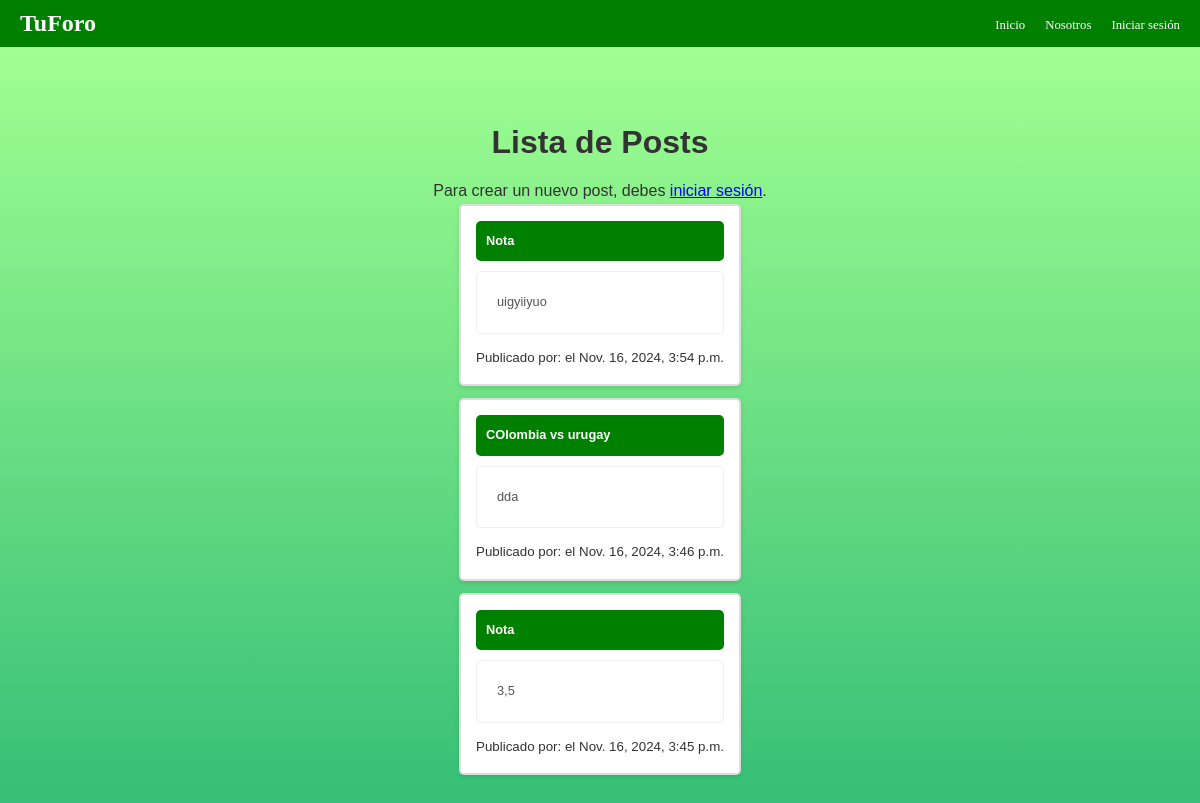
/, run on an earlier commit of the app's database.
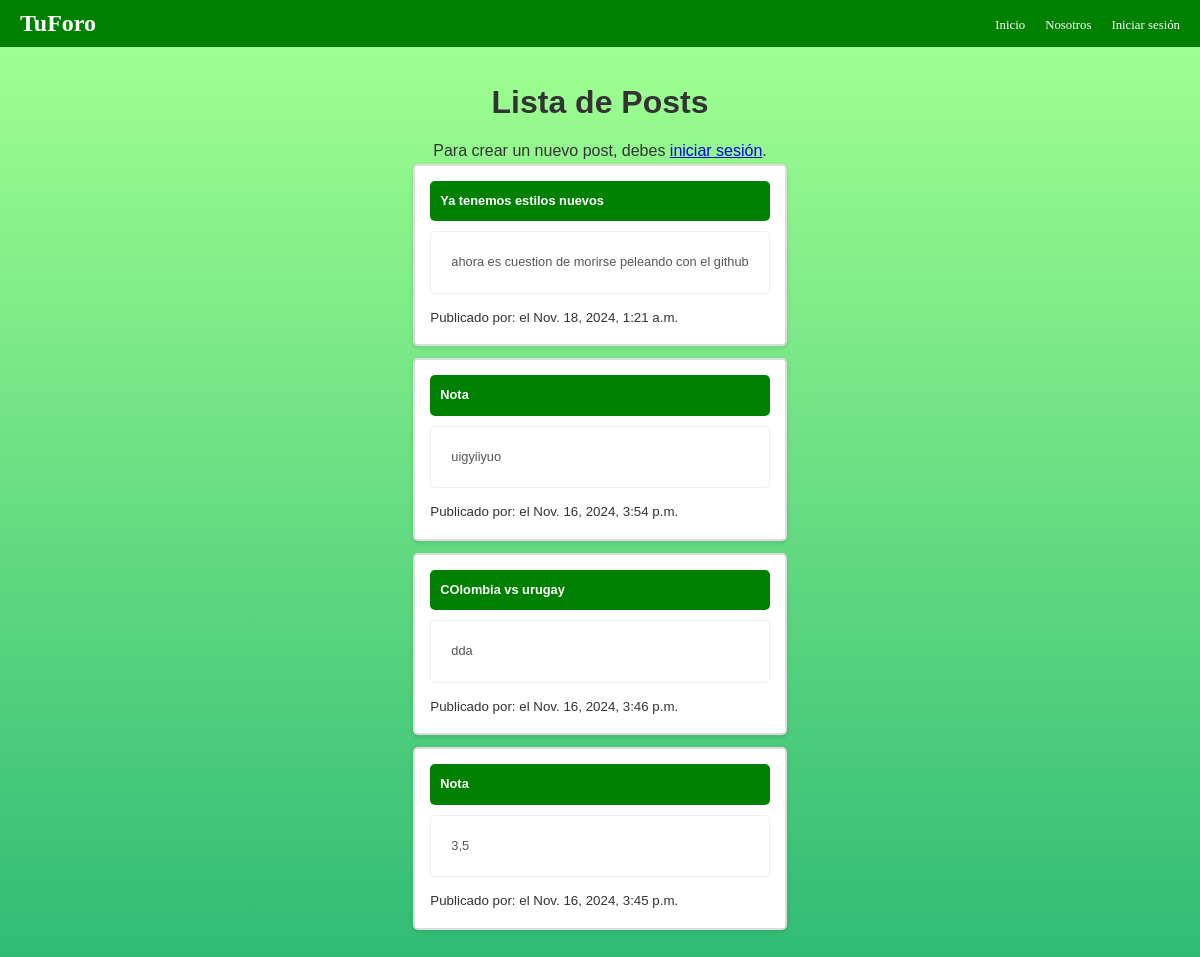
And on a later commit of the database.
### foro_app/models.py (models this page shows, shortened)
class Post(models.Model):
    titulo = models.CharField(max_length=200)
    contenido = models.TextField()
    author = models.ForeignKey(User, on_delete=models.CASCADE, null=True)
    fecha_creacion = models.DateTimeField(auto_now_add=True)

### foro_app/views.py (the view)
# urls.py: path('', views.lista_posts, name='lista_posts'),
def lista_posts(request):
    posts = Post.objects.all().order_by('-fecha_creacion')
    return render(request, 'foro_app/lista_posts.html', {'posts': posts})

### foro_app/templates/foro_app/lista_posts.html (shortened to what this page needs)
{% load static %}
<!DOCTYPE html>
<html>
<head>
    <link rel="stylesheet" href="{% static 'css/styles.css' %}">
</head>
<body>
    <nav class="navbar">
        <div class="logo">TuForo</div>
        <ul class="nav-links">
            <li><a href="{% url 'lista_posts' %}">Inicio</a></li>
            <li><a href="{% url 'detalle_proyecto' %}">Nosotros</a></li>
            {% if user.is_authenticated %}
                <li><a href="{% url 'password_reset' %}">{{ user.username }}</a></li>
                <li><a href="{% url 'logout_usuario' %}">Cerrar sesión</a></li>
            {% else %}
                <li><a href="{% url 'login_usuario' %}">Iniciar sesión</a></li>
            {% endif %}
    </nav>
    <div class="bodyapp">
    <h1 class="titulo">Lista de Posts</h1>
    {% if user.is_authenticated %}
    <a class="btn-main" href="{% url 'nuevo_post' %}">Crear Nuevo Post</a>
    {% else %}
        <p>Para crear un nuevo post, debes <a href="{% url 'login_usuario' %}">iniciar sesión</a>.</p>
    {% endif %}
    <ul class="postlist">
        {% for post in posts %}
            <li class="postitem">
                <a class="titlepost" href="{% url 'detalle_post' post.pk %}">{{ post.titulo }}</a>
                <p class="contentpost" >{{ post.contenido|truncatechars:100 }}</p>
                <small>Publicado por: {{ post.author.username }} el {{ post.fecha_creacion }}</small>
            </li>
        {% endfor %}
    </ul>
</div>
</body>
</html>

What changed in the data, as far as the page shows it:
added Post: titulo "Ya tenemos estilos nuevos", contenido "ahora es cuestion de morirse peleando con el github", fecha_creacion "Nov. 18, 2024, 1:21 a.m."
